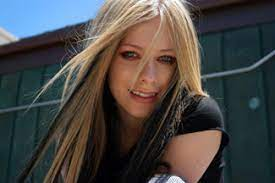
#> input picture avriil.jpeg, 275 x 183 px
$ python task4.py
#> lines starting #> are read from the running program, lines starting #| are printed output that depends on the picture
import cv2
import numpy as np
img=cv2.imread("avriil.jpeg")
#> img is the input picture: shape (183, 275, 3); mean B, G, R 68.9, 70.6, 72.9
cv2.imshow("Orig",img)
k=input()
if k ==1:
    cv2.imshow("smooth 1",cv2.GaussianBlur(img,(9,9),1))
    cv2.imshow("smooth 4",cv2.GaussianBlur(img,(9,9),4))
    cv2.imshow("smooth 6",cv2.GaussianBlur(img,(9,9),6))
    cv2.imshow("smooth 1_0",cv2.GaussianBlur(img,(0,0),1))
    cv2.imshow("smooth 4_0",cv2.GaussianBlur(img,(0,0),4))
    cv2.imshow("smooth 6_0",cv2.GaussianBlur(img,(0,0),6))
else:
    cv2.imshow("smooth 1_9", cv2.GaussianBlur(img, (0, 0), 1,sigmaY=9))
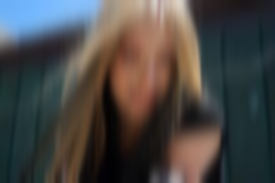
#> window 'smooth 1_9': shape (183, 275, 3); mean B, G, R 68.8, 70.6, 72.8
    cv2.imshow("smooth 9_1", cv2.GaussianBlur(img, (0, 0), 9, sigmaY=1))
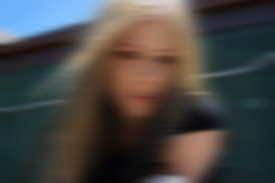
#> window 'smooth 9_1': shape (183, 275, 3); mean B, G, R 68.9, 70.6, 72.9
    cv2.imshow("smooth 0_0", cv2.GaussianBlur(img, (9, 9), 0, sigmaY=0))
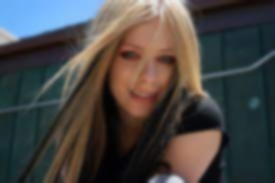
#> window 'smooth 0_0': shape (183, 275, 3); mean B, G, R 68.9, 70.6, 72.9
cv2.waitKey(0)

$ run again, with color.jpeg copied over avriil.jpeg
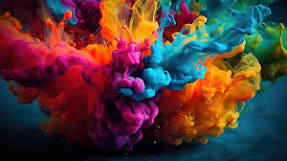
#> input picture color.jpeg, 287 x 161 px
#> img is the input picture: shape (161, 287, 3); mean B, G, R 55.8, 56.5, 82.2
#> `cv2.imshow("smooth 1_9", cv2.GaussianBlur(img, (0, 0), 1,sigmaY=9))`:
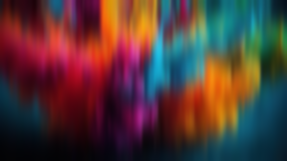
#> window 'smooth 1_9': shape (161, 287, 3); mean B, G, R 55.8, 56.5, 82.3
#> `cv2.imshow("smooth 0_0", cv2.GaussianBlur(img, (9, 9), 0, sigmaY=0))`:
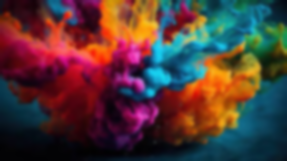
#> window 'smooth 0_0': shape (161, 287, 3); mean B, G, R 55.8, 56.5, 82.2
